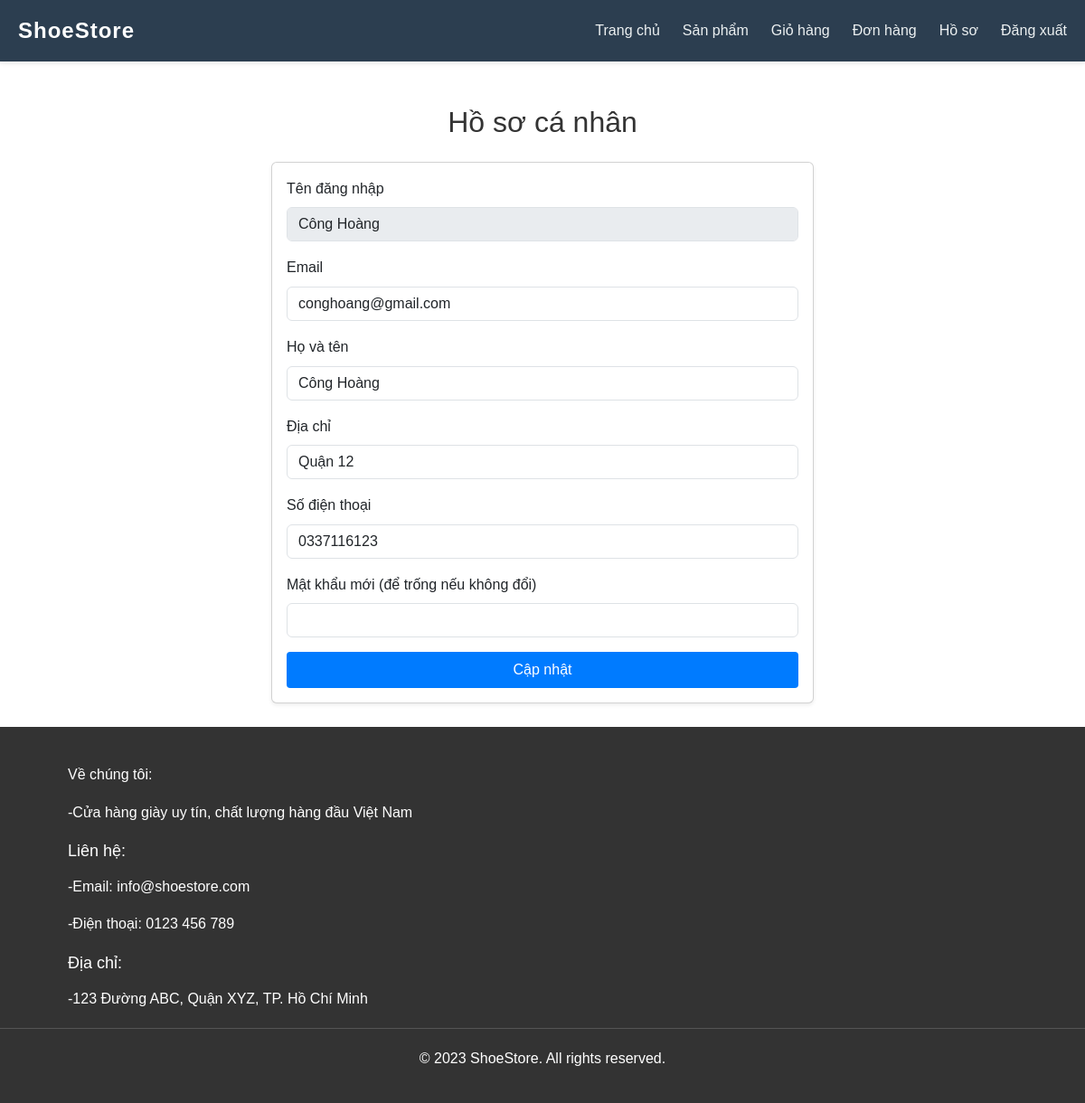
The app's page /profile.php (signed in) with its own data.
### tables this page shows
CREATE TABLE `users` (
  `id` int(11) NOT NULL,
  `username` varchar(50) NOT NULL,
  `password` varchar(255) NOT NULL,
  `email` varchar(100) NOT NULL,
  `full_name` varchar(100) DEFAULT NULL,
  `address` text DEFAULT NULL,
  `phone` varchar(20) DEFAULT NULL,
  `created_at` timestamp NULL DEFAULT current_timestamp(),
  `updated_at` timestamp NULL DEFAULT current_timestamp() ON UPDATE current_timestamp(),
  `is_active` tinyint(1) DEFAULT 1
);

### profile.php (the view, shortened to what this page needs)
<?php
require_once 'includes/config.php';
include 'includes/header.php';
$user_id = $_SESSION['user_id'];
$stmt = $conn->prepare("SELECT username, email, full_name, address, phone FROM users WHERE id = ?");
$stmt->execute([$user_id]);
$user = $stmt->fetch(PDO::FETCH_ASSOC);
?>
<div class="container mt-5">
    <h2 class="mb-4 text-center">Hồ sơ cá nhân</h2>
    <div class="card shadow-sm" style="max-width: 600px; margin: 0 auto;">
        <div class="card-body">
            <form method="POST" action="profile.php">
                <div class="mb-3">
                    <label for="username" class="form-label">Tên đăng nhập</label>
                    <input type="text" class="form-control" id="username" value="<?php echo htmlspecialchars($user['username']); ?>" disabled>
                </div>
                <div class="mb-3">
                    <label for="email" class="form-label">Email</label>
                    <input type="email" class="form-control" name="email" id="email" value="<?php echo htmlspecialchars($user['email']); ?>" required>
                </div>
                <div class="mb-3">
                    <label for="full_name" class="form-label">Họ và tên</label>
                    <input type="text" class="form-control" name="full_name" id="full_name" value="<?php echo htmlspecialchars($user['full_name']); ?>" required>
                </div>
                <div class="mb-3">
                    <label for="address" class="form-label">Địa chỉ</label>
                    <input type="text" class="form-control" name="address" id="address" value="<?php echo htmlspecialchars($user['address'] ?? ''); ?>">
                </div>
                <div class="mb-3">
                    <label for="phone" class="form-label">Số điện thoại</label>
                    <input type="text" class="form-control" name="phone" id="phone" value="<?php echo htmlspecialchars($user['phone'] ?? ''); ?>">
                </div>
                <div class="mb-3">
                    <label for="password" class="form-label">Mật khẩu mới (để trống nếu không đổi)</label>
                    <input type="password" class="form-control" name="password" id="password">
                </div>
                <button type="submit" class="btn btn-primary w-100">Cập nhật</button>
            </form>
        </div>
    </div>
</div>
<br>
<?php include 'includes/footer.php'; ?>

### assets/css/style.css (style rules this page uses)
* { margin: 0; padding: 0; box-sizing: border-box; }
body { font-family: 'Arial', sans-serif; line-height: 1.6; color: #333; }
.container { width: 90%; max-width: 1200px; margin: 0 auto; padding: 0 15px; }
.btn { display: inline-block; background-color: #333; color: #fff; padding: 10px 20px; text-decoration: none; border-radius: 5px; transition: background-color 0.3s; }
.btn { padding: 8px 15px; border: none; border-radius: 4px; cursor: pointer; margin-right: 5px; }
.btn-primary { background-color: #007bff; color: white; }

### records on screen
users: username "Công Hoàng", email "conghoang@gmail.com", full_name "Công Hoàng", address "Quận 12", phone "0337116123"
